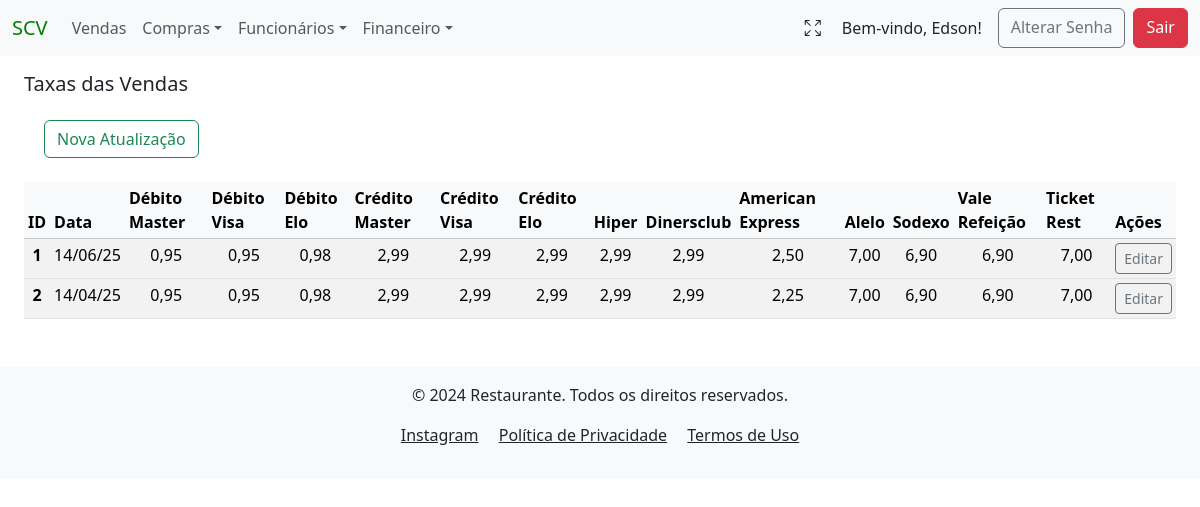
Before: /taxas_vendas/ (signed in) with the older database file.
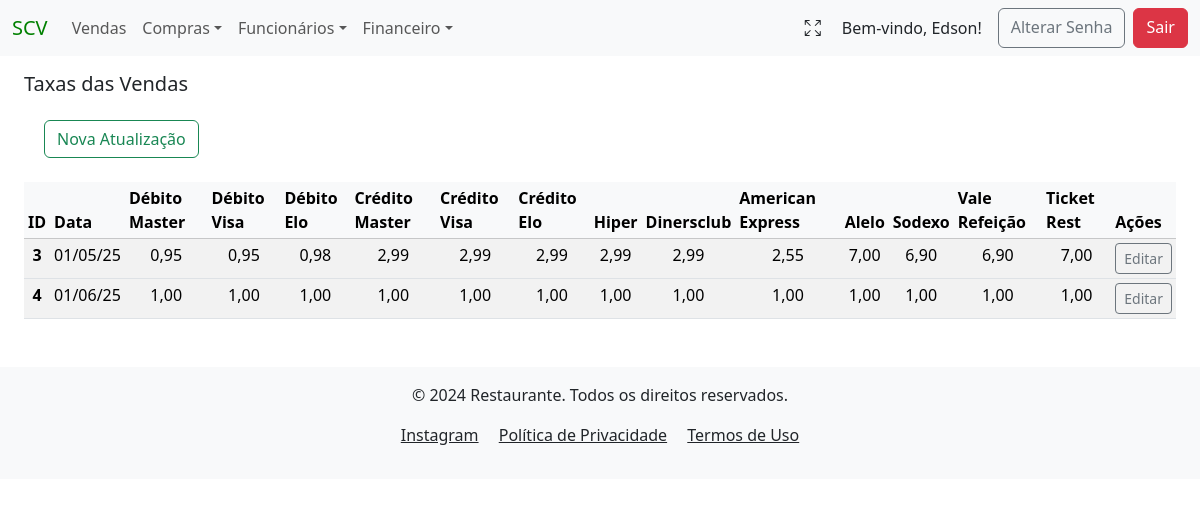
After: the same page with the newer database file.
### users/models.py (models this page shows)
class User(AbstractUser):
    tenant = models.ForeignKey(Tenant, on_delete=models.PROTECT)
    phone = models.CharField(max_length=13, blank=True, null=True)
    birth_date = models.DateField(blank=False, null=False)
    created_at = models.DateTimeField(auto_now_add=True)
    updated_at = models.DateTimeField(auto_now=True)
    groups = models.ManyToManyField(
        'auth.Group',
        related_name='custom_user_set',  # Adicionando um nome diferente para evitar o conflito
        blank=True
    )
    user_permissions = models.ManyToManyField(
        'auth.Permission',
        related_name='custom_user_permissions_set',  # Adicionando um nome diferente para evitar o conflito
        blank=True
    )

### financeiro/models.py (models this page shows)
class TaxasVendas(models.Model):
    tenant = models.ForeignKey(Tenant, on_delete=models.CASCADE)
    created_at = models.DateTimeField(auto_now_add=True)
    dt_atualizado = models.DateTimeField(auto_now=True, null=False, blank=False)
    data_taxa_venda = models.DateField(verbose_name="Data", null=False, blank=False)
    author = models.ForeignKey(settings.AUTH_USER_MODEL, on_delete=models.PROTECT, blank=False)
    debito_mastercard = models.DecimalField(verbose_name="Débito MasterCard", max_digits=4, decimal_places=2, null=True, blank=True)
    debito_visa =models.DecimalField(verbose_name="Débito Visa", max_digits=4, decimal_places=2, null=True, blank=True)
    debito_elo =models.DecimalField(verbose_name="Débito Elo", max_digits=4, decimal_places=2, null=True, blank=True)
    credito_mastercard =models.DecimalField(verbose_name="Crédito MasterCard", max_digits=4, decimal_places=2, null=True, blank=True)
    credito_visa =models.DecimalField(verbose_name="Crédito Visa", max_digits=4, decimal_places=2, null=True, blank=True)
    credito_elo =models.DecimalField(verbose_name="Crédito Elo", max_digits=4, decimal_places=2, null=True, blank=True)
    hiper =models.DecimalField(verbose_name="Hiper", max_digits=4, decimal_places=2, null=True, blank=True)
    dinersclub =models.DecimalField(verbose_name="Dinersclub", max_digits=4, decimal_places=2, null=True, blank=True)
    american_express =models.DecimalField(verbose_name="American Express", max_digits=4, decimal_places=2, null=True, blank=True)
    alelo =models.DecimalField(verbose_name="Alelo", max_digits=4, decimal_places=2, null=True, blank=True)
    sodexo =models.DecimalField(verbose_name="Sodexo", max_digits=4, decimal_places=2, null=True, blank=True)
    vale_refeicao =models.DecimalField(verbose_name="Vale Refeição", max_digits=4, decimal_places=2, null=True, blank=True)
    ticket_rest =models.DecimalField(verbose_name="Ticket Rest", max_digits=4, decimal_places=2, null=True, blank=True)

### financeiro/views.py (the view)
# urls.py: path('taxas_vendas/', TaxaListView.as_view(), name='taxas_vendas'),
class TaxaListView(LoginRequiredMixin, PermissionRequiredMixin, TenantQuerysetMixin, HandleNoPermissionMixin, ListView):
    model = TaxasVendas
    template_name = 'financeiro/taxasvendas_list.html'  # Garante que o template correto será usado
    context_object_name = 'taxas_list'  # Isso define o nome que será usado no template
    permission_required = 'financeiro.view_taxasvendas'  # Permissão para visualizar objetos'

### project/context_processors.py (called while the page is built)
def tenant_context(request):
    return {
        'tenant': request.GET.get('tenant', None),
    }

### project/mixins.py (called while the page is built)
    def get_queryset(self):
        tenant = getattr(self.request.user, 'tenant', None)
        if not tenant:
            tenant = self.request.user.tenant  # Garante que o tenant do usuário seja usado
        if not tenant:
            raise PermissionDenied("Tenant não encontrado para o usuário logado.")  # Lança um erro explícito
        return self.model.objects.filter(tenant=tenant)

### financeiro/templates/financeiro/taxasvendas_list.html (shortened to what this page needs)
{% extends 'global/base.html' %}
{% block content %}
<h5 class="mb-4 mt-3">Taxas das Vendas</h5>
<div class="container-fluid">
    <div class="ms-2 me-2 mt-4">
        <a href="{% url 'create_taxas_vendas' %}?tenant={{ tenant }}" class="btn btn-outline-success me-2">Nova Atualização</a>
    </div>
</div>
{% if taxas_list %}
    <table class="table table-sm table-striped table-hover mt-4">
        <thead class="table-light">
        <tr>
            <th scope="col">ID</th>
            <th scope="col">Data</th>
            <th scope="col">Débito Master</th>
            <th scope="col">Débito Visa</th>
            <th scope="col">Débito Elo</th>
            <th scope="col">Crédito Master</th>
            <th scope="col">Crédito Visa</th>
            <th scope="col">Crédito Elo</th>
            <th scope="col">Hiper</th>
            <th scope="col">Dinersclub</th>
            <th scope="col">American Express</th>
            <th scope="col">Alelo</th>
            <th scope="col">Sodexo</th>
            <th scope="col">Vale Refeição</th>
            <th scope="col">Ticket Rest</th>
            <th scope="col">Ações</th>
        </tr>
        </thead>
        <tbody>
            {% for taxas in taxas_list %}
                <tr>
                    <th scope="row" class="text-center">{{ taxas.pk }}</th>
                    <td class="text-center">{{ taxas.data_taxa_venda|date:"d/m/y"}}</td>
                    <td class="text-center">{{ taxas.debito_mastercard}}</td>
                    <td class="text-center">{{ taxas.debito_visa}}</td>
                    <td class="text-center">{{ taxas.debito_elo| default:"-"}}</td>
                    <td class="text-center">{{ taxas.credito_mastercard| default:"-" }}</td>
                    <td class="text-center">{{ taxas.credito_visa| default:"-" }}</td>
                    <td class="text-center">{{ taxas.credito_elo| default:"-" }}</td>
                    <td class="text-center">{{ taxas.hiper| default:"-" }}</td>
                    <td class="text-center">{{ taxas.dinersclub| default:"-" }}</td>
                    <td class="text-center">{{ taxas.american_express| default:"-" }}</td>
                    <td class="text-center">{{ taxas.alelo| default:"-" }}</td>
                    <td class="text-center">{{ taxas.sodexo| default:"-" }}</td>
                    <td class="text-center">{{ taxas.vale_refeicao| default:"-" }}</td>
                    <td class="text-center">{{ taxas.ticket_rest| default:"-" }}</td>
                    <td class="text-center">
                        {% if perms.financeiro.change_taxas_vendas %}
                            <a href="{% url 'update_taxas_vendas' pk=taxas.pk %}?tenant={{ tenant }}" class="btn btn-outline-secondary btn-sm">Editar</a>
                        {% else %}
                            <a href="#" class="btn btn-outline-secondary btn-sm disabled" aria-disabled="true">
                                <i class="fas fa-lock"></i> Editar
                            </a>
                        {% endif %}
                </td>
                </tr>
            {% endfor %}
        </tbody>
    </table>
{% else %}
    <div class="container">
        <div class="alert alert-warning mt-3" role="alert">
            Não há taxas para o filtro selecionado.
        </div>
    </div>
{% endif %}
{% endblock content %}

### project/templates/global/base.html (shortened to what this page needs)
<!DOCTYPE html>
<html lang="pt-br">
  <head>
    <link href="https://cdn.jsdelivr.net/npm/bootstrap@5.3.3/dist/css/bootstrap.min.css" rel="stylesheet">
  </head>
  <body>
    <nav id="navbar" class="navbar navbar-expand-lg bg-body-tertiary position-sticky top-0" style="z-index: 1050;">
      <div class="container-fluid">
        <a class="navbar-brand" href="{% url 'menu' %}?tenant={{ tenant }}" style="color: green">SCV</a>
        <div class="collapse navbar-collapse" id="navbarSupportedContent">
          <ul class="navbar-nav me-auto mb-2 mb-lg-0">
            <li class="nav-item">
              {% if perms.vendas.view_vendas %}
                <a class="nav-link" href="{% url 'venda_list' %}?tenant={{ tenant }}">Vendas</a>
              {% else %}
                <a class="nav-link disabled" href="#" aria-disabled="true">Vendas</a>
              {% endif %}
            <li class="nav-item dropdown">
              {% if perms.compras.view_compras %}
                <a class="nav-link dropdown-toggle" href="#" role="button" data-bs-toggle="dropdown" aria-expanded="false">Compras</a>
              {% else %}
                <a class="nav-link disabled" href="#" aria-disabled="true">Compras</a>
              {% endif %}
            </li>
            <li class="nav-item dropdown">
              {% if perms.funcionarios.view_contratacao %}
                <a class="nav-link dropdown-toggle" href="#" role="button" data-bs-toggle="dropdown" aria-expanded="false">Funcionários</a>
              {% else %}
                <a class="nav-link disabled" href="#" aria-disabled="true">Funcionários</a>
              {% endif %}
            </li>
            <li class="nav-item dropdown">
              {% if perms.financeiro.view_dashboard_financeiro %}
                <a class="nav-link dropdown-toggle" href="#" role="button" data-bs-toggle="dropdown" aria-expanded="false">Financeiro</a>
              {% else %}
                <a class="nav-link disabled" href="#" aria-disabled="true">Financeiro</a>
              {% endif %}
            </li>
          </ul>
          <div class="d-flex ms-auto">
            <button id="fullscreen-btn" class="btn btn me-2" type="button" title="Tela Cheia" style="box-shadow:none;">
              <span id="fullscreen-icon" class="bi bi-arrows-fullscreen"></span>
            </button>
            {% if user.is_authenticated %}
              <span class="navbar-text text-dark me-3">
                Bem-vindo, {{ user.first_name }}!
              </span>
              <a href="{% url 'password_change' %}?tenant={{ tenant }}" class="btn btn-outline-secondary me-2">Alterar Senha</a>
              <a href="{% url 'logout' %}?tenant={{ tenant }}" class="btn btn-danger">Sair</a>
            {% else %}
              <a href="{% url 'login' %}?tenant={{ tenant }}" class="btn btn-outline-light">Login</a>
            {% endif %}
          </div>
        </div>
      </div>
    </nav>
    <main class="container-fluid px-4">
        {% block content %}{% endblock content %}
    </main>
      <footer class="bg-body-tertiary text-dark py-3 mt-5">
        <div class="container text-center">
            <p>&copy; 2024 Restaurante. Todos os direitos reservados.</p>
            <p>
                <a href="https://www.instagram.com/sushicasaverde/"
                    class="text-dark me-3"
                    target="_blank"
                    rel="noopener noreferrer"
                    >Instagram</a>
                <a href="#" class="text-dark me-3">Política de Privacidade</a>
                <a href="#" class="text-dark">Termos de Uso</a>
            </p>
        </div>
      </footer>
<link rel="stylesheet" href="https://cdn.jsdelivr.net/npm/bootstrap-icons@1.11.3/font/bootstrap-icons.css">
  </body>
</html>

Changed rows visible on the page:
removed TaxasVendas: pk "1", data_taxa_venda "14/06/25", debito_mastercard "0,95", debito_visa "0,95", debito_elo "0,98", credito_mastercard "2,99", credito_visa "2,99", credito_elo "2,99", hiper "2,99", dinersclub "2,99", american_express "2,50", alelo "7,00", sodexo "6,90", vale_refeicao "6,90", ticket_rest "7,00"
removed TaxasVendas: pk "2", data_taxa_venda "14/04/25", debito_mastercard "0,95", debito_visa "0,95", debito_elo "0,98", credito_mastercard "2,99", credito_visa "2,99", credito_elo "2,99", hiper "2,99", dinersclub "2,99", american_express "2,25", alelo "7,00", sodexo "6,90", vale_refeicao "6,90", ticket_rest "7,00"
added TaxasVendas: pk "3", data_taxa_venda "01/05/25", debito_mastercard "0,95", debito_visa "0,95", debito_elo "0,98", credito_mastercard "2,99", credito_visa "2,99", credito_elo "2,99", hiper "2,99", dinersclub "2,99", american_express "2,55", alelo "7,00", sodexo "6,90", vale_refeicao "6,90", ticket_rest "7,00"
added TaxasVendas: pk "4", data_taxa_venda "01/06/25", debito_mastercard "1,00", debito_visa "1,00", debito_elo "1,00", credito_mastercard "1,00", credito_visa "1,00", credito_elo "1,00", hiper "1,00", dinersclub "1,00", american_express "1,00", alelo "1,00", sodexo "1,00", vale_refeicao "1,00", ticket_rest "1,00"
